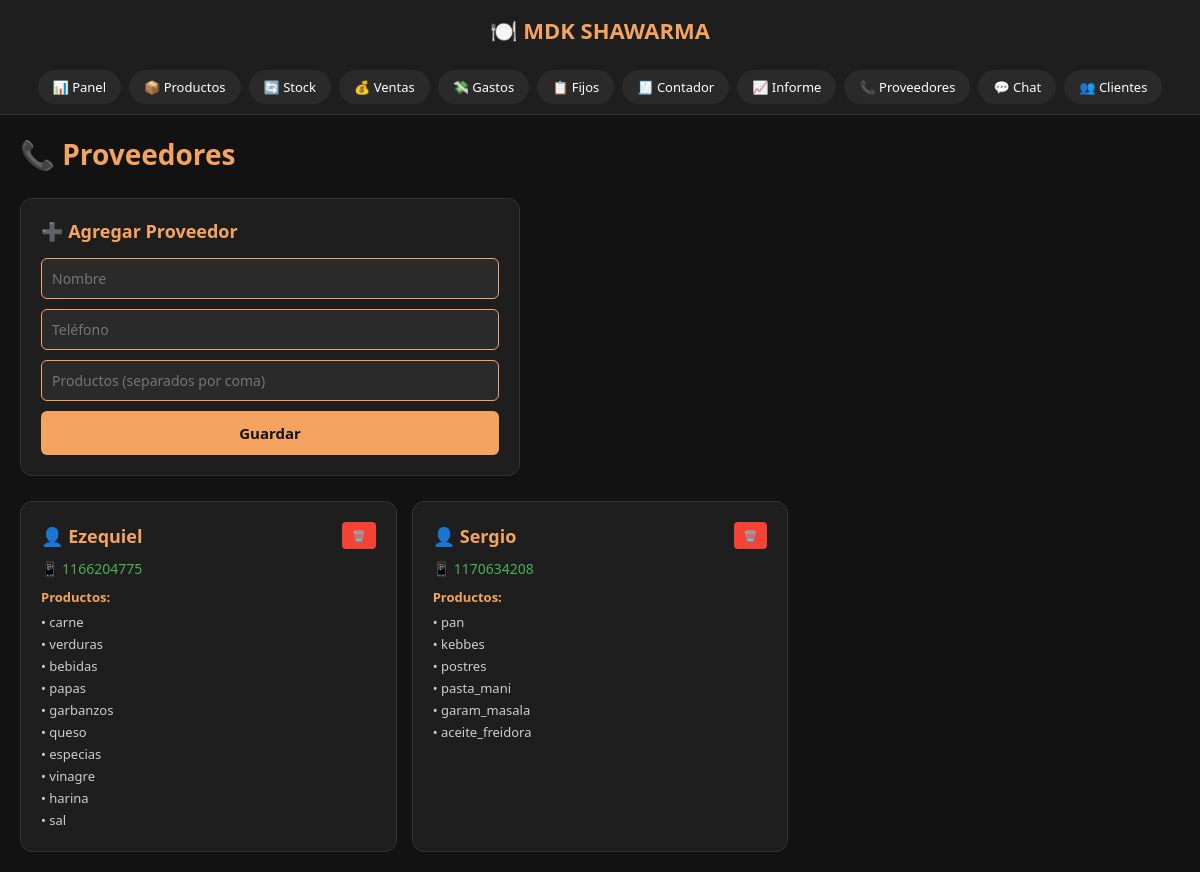
Page /proveedores (signed in) on the committed database.
### tables this page shows
CREATE TABLE proveedores (
        id INTEGER PRIMARY KEY AUTOINCREMENT,
        nombre TEXT NOT NULL,
        telefono TEXT NOT NULL,
        productos TEXT
    );

### app.py (the view)
@app.route('/proveedores')
@login_requerido
def proveedores():
    conn = get_db()
    cursor = conn.cursor()
    cursor.execute("SELECT * FROM proveedores")
    proveedores = cursor.fetchall()
    conn.close()
    return render_template('proveedores.html', proveedores=proveedores)

### app.py (called while the page is built)
def get_db():
    conn = sqlite3.connect('mdk.db')
    conn.row_factory = sqlite3.Row
    return conn

def login_requerido(f):
    @functools.wraps(f)
    def decorador(*args, **kwargs):
        if not session.get('autenticado'):
            return redirect(url_for('login'))
        return f(*args, **kwargs)
    return decorador

### templates/proveedores.html (shortened to what this page needs)
<!DOCTYPE html>
<html lang="es">
<head>
</head>
<body>
    <div class="header"><h2>🍽️ MDK SHAWARMA</h2></div>
    <div class="menu">
        <a href="/">📊 Panel</a>
        <a href="/productos">📦 Productos</a>
        <a href="/stock">🔄 Stock</a>
        <a href="/ventas">💰 Ventas</a>
        <a href="/gastos">💸 Gastos</a>
        <a href="/gastos_fijos">📋 Fijos</a>
        <a href="/contador">🧾 Contador</a>
        <a href="/informe">📈 Informe</a>
        <a href="/proveedores">📞 Proveedores</a>
        <a href="/chat">💬 Chat</a>
        <a href="/clientes">👥 Clientes</a>
    </div>
    <div class="content">
        <h1>📞 Proveedores</h1>
        <div class="form-proveedor">
            <h2>➕ Agregar Proveedor</h2>
            <form method="POST" action="/agregar_proveedor">
                <input type="text" name="nombre" placeholder="Nombre" required>
                <input type="text" name="telefono" placeholder="Teléfono" required>
                <input type="text" name="productos" placeholder="Productos (separados por coma)" required>
                <button type="submit">Guardar</button>
            </form>
        </div>
        <div class="proveedores-grid">
            {% for p in proveedores %}
            <div class="proveedor-card">
                <div class="proveedor-header">
                    <span class="proveedor-nombre">👤 {{ p[1] }}</span>
                    <form method="POST" action="/eliminar_proveedor/{{ p[0] }}" onsubmit="return confirm('¿Eliminar proveedor?');">
                        <button type="submit" class="btn-eliminar">🗑️</button>
                    </form>
                </div>
                <div class="proveedor-telefono">
                    📱 <a href="https://wa.me/{{ p[2] }}" target="_blank">{{ p[2] }}</a>
                </div>
                <div class="proveedor-productos">
                    <h4>Productos:</h4>
                    <ul>
                        {% for prod in p[3].split(',') %}
                        <li>• {{ prod.strip() }}</li>
                        {% endfor %}
                    </ul>
                </div>
            </div>
            {% endfor %}
        </div>
    </div>
</body>
</html>

### templates/proveedores.html (style rules this page uses)
* { margin: 0; padding: 0; box-sizing: border-box; font-family: 'Segoe UI', Arial, sans-serif; }
body { background-color: #121212; color: white; min-height: 100vh; }
.header { background-color: #1e1e1e; padding: 15px 20px; text-align: center; }
.header h2 { color: #f4a460; font-size: 22px; }
.menu { display: flex; justify-content: center; background-color: #1e1e1e; padding: 10px; flex-wrap: wrap; gap: 8px; border-bottom: 1px solid #333; }
.menu a { color: white; text-decoration: none; padding: 8px 15px; border-radius: 20px; font-size: 13px; background-color: #2a2a2a; }
.content { max-width: 1200px; margin: 0 auto; padding: 20px; }
h1 { color: #f4a460; margin-bottom: 25px; font-size: 28px; }
.form-proveedor { background-color: #1e1e1e; border: 1px solid #333; border-radius: 12px; padding: 20px; margin-bottom: 25px; max-width: 500px; }
.form-proveedor h2 { color: #f4a460; font-size: 18px; margin-bottom: 15px; }
.form-proveedor input { width: 100%; padding: 10px; background-color: #2a2a2a; color: white; border: 1px solid #f4a460; border-radius: 6px; font-size: 14px; margin-bottom: 10px; }
.form-proveedor button { width: 100%; background-color: #f4a460; color: #121212; border: none; padding: 12px; border-radius: 6px; cursor: pointer; font-weight: bold; font-size: 15px; }
.proveedores-grid { display: grid; grid-template-columns: repeat(auto-fill, minmax(300px, 1fr)); gap: 15px; }
.proveedor-card { background-color: #1e1e1e; border: 1px solid #333; border-radius: 12px; padding: 20px; }
.proveedor-header { display: flex; justify-content: space-between; align-items: center; margin-bottom: 10px; }
.proveedor-nombre { font-size: 18px; font-weight: bold; color: #f4a460; }
.proveedor-telefono { color: #aaa; font-size: 14px; margin-bottom: 10px; }
.proveedor-telefono a { color: #4CAF50; text-decoration: none; }
.proveedor-productos { margin-top: 10px; }
.proveedor-productos h4 { color: #f4a460; font-size: 13px; margin-bottom: 5px; }
.proveedor-productos ul { list-style: none; padding: 0; }
.proveedor-productos li { font-size: 13px; color: #ccc; padding: 2px 0; }
.btn-eliminar { background-color: #f44336; color: white; border: none; padding: 6px 10px; border-radius: 4px; cursor: pointer; font-size: 11px; font-weight: bold; }

### rows in the picture
proveedores: nombre "Ezequiel", telefono "1166204775", strip "carne" "verduras" "bebidas" "papas" "garbanzos" "queso" "especias" "vinagre" "harina" "sal"
proveedores: nombre "Sergio", telefono "1170634208", strip "pan" "kebbes" "postres" "pasta_mani" "garam_masala" "aceite_freidora"
